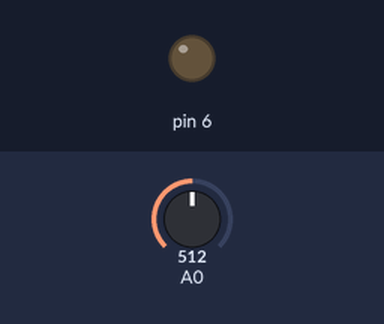
A sketch run on a simulated Arduino Uno, built with avr-gcc and run on an emulated ATmega328P. Shown: output pins drawn as LEDs (lit = HIGH). The inputs (shaded band) are chosen by the test bench; at power-on: A0 = 512.

Above: at 1.2 s.
1.3 s: A0 set to 266
2.8 s: A0 set to 240
At 3.8 s:
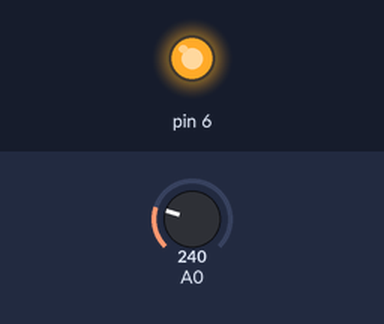
4.3 s: A0 set to 306
At 4.8 s:
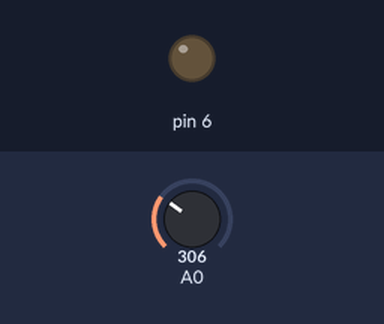
5.8 s: A0 set to 122
At 7.1 s:
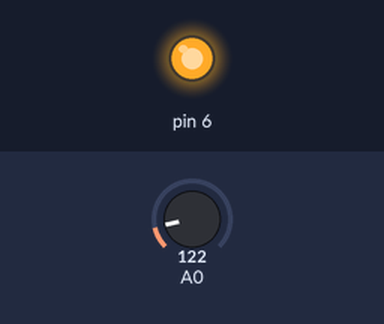
Timing chart, 0 to 8.3 s (numbered marks = the images above; inputs shaded):
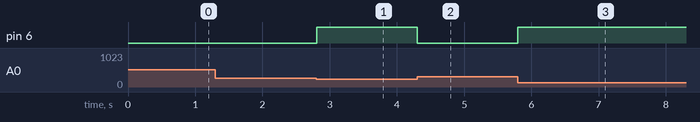

The sketch:

P4.2_tinkercad_-_potenciometro_-_LED.ino
```cpp
// C++ code
//
int potenciometro = 0;

void setup()
{
  pinMode(A0, INPUT);
  pinMode(6, OUTPUT);
}

void loop()
{
  potenciometro = analogRead(A0);
  analogWrite(6, constrain(potenciometro, 255, 0));
  delay(10); // Delay a little bit to improve simulation performance
}
```

Measured:
- the behaviour switches between 255 and 254 on A0 (found by bisection; images 0 and 1)
- after the input at 1.3 s, every drawn part: stays the same
- after the input at 2.8 s, pin 6: LOW → HIGH at once
- after the input at 4.3 s, pin 6: HIGH → LOW at once
- after the input at 5.8 s, pin 6: LOW → HIGH at once
